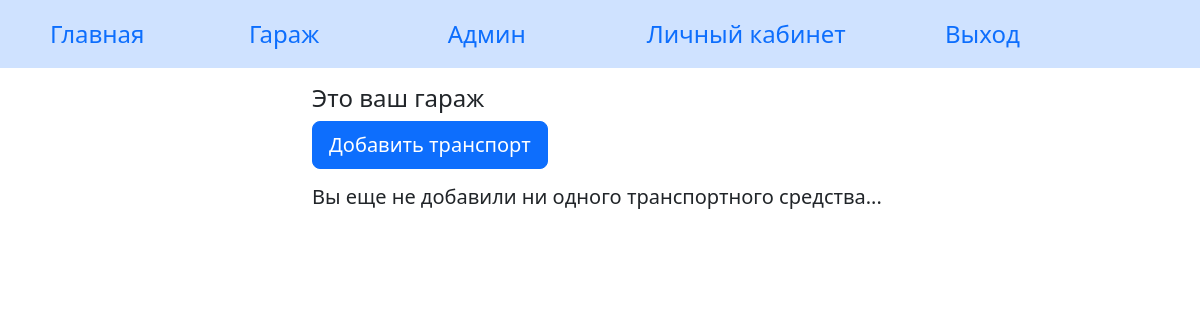
The app's page /garage/ (signed in), older data.
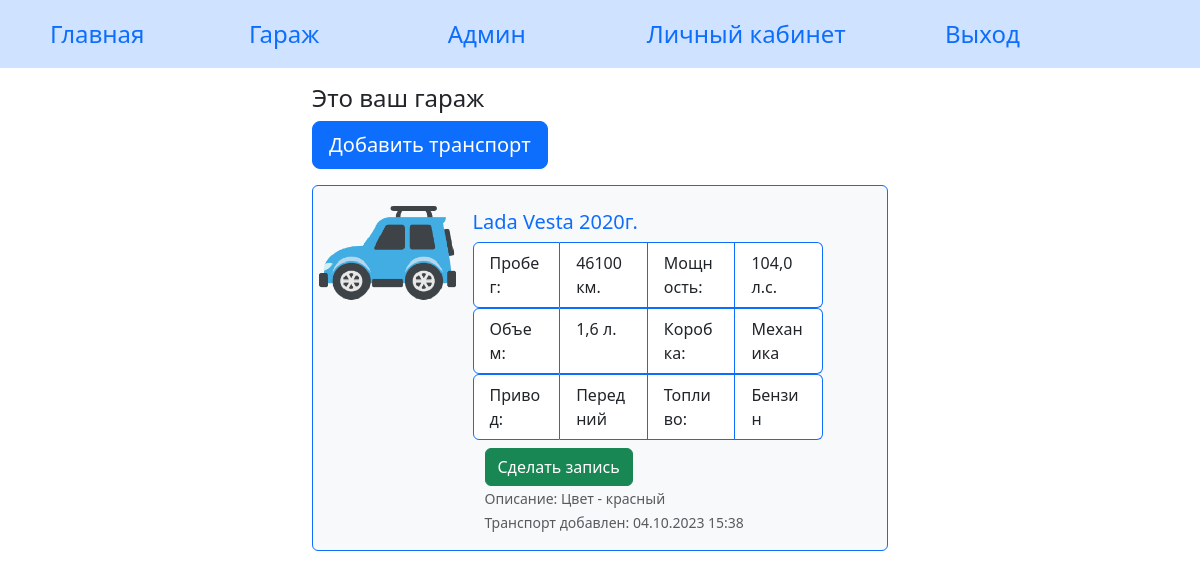
The same page, newer data.
### apps/garage/models.py (models this page shows)
class Transport(models.Model):
    class Meta:
        verbose_name = 'Транспорт'
        verbose_name_plural = 'Транспорт'
        ordering = ['brand', 'model', 'year']
    brand = models.CharField(
        null=True,
        max_length=50,
        verbose_name="Марка",
        help_text='Введите марку транспортного средства. Максимум 50 символов.'
    )
    model = models.CharField(
        null=True,
        max_length=50,
        verbose_name="Модель",
        help_text='Введите модель транспортного средства. Максимум 50 символов.'
    )
    year = models.IntegerField(
        default=datetime.now().year,
        validators=[MinValueValidator(1900), MaxValueValidator(datetime.now().year)],
        verbose_name="Год выпуска",
        help_text='Введите год выпуска транспортного средства.'
    )
    engine_volume = models.FloatField(
        null=True,
        validators=[MinValueValidator(0), MaxValueValidator(100.0)],
        verbose_name="Объем двигателя, л",
        help_text='Введите объем двигателя транспортного средства.'
    )
    engine_power = models.FloatField(
        null=True,
        validators=[MinValueValidator(0.1)],
        verbose_name="Мощность, л/с",
        help_text='Введите мощность транспортного средства.'
    )
    odometer = models.IntegerField(
        null=True,
        validators=[MinValueValidator(1)],
        verbose_name="Пробег, км",
        help_text='Введите пробег транспортного средства.'
    )
    fuel_type = models.ForeignKey(
        'FuelType',
        default=FuelType.objects.all().first().pk,
        on_delete=models.PROTECT,
        verbose_name='Топливо',
        help_text='Выберите тип топлива потребляемого транспортным средством.'
    )
    transmission_type = models.ForeignKey(
        'TransmissionType',
        default=TransmissionType.objects.all().first().pk,
        on_delete=models.PROTECT,
        verbose_name='Коробка',
        help_text='Выберите вид коробки перемены передач транспортного средства.'
    )
    drive_type = models.ForeignKey(
        'DriveType',
        default=DriveType.objects.all().first().pk,
        on_delete=models.PROTECT,
        verbose_name='Привод',
        help_text='Выберите тип привода транспортного средства.'
    )
    category = models.ForeignKey(
        'TransportCategory',
        default=TransportCategory.objects.all().first().pk,
        on_delete=models.PROTECT,
        verbose_name='Категория',
        help_text='Выберите категорию транспортного средства.'
    )
    description = models.CharField(
        null=True,
        blank=True,
        max_length=150,
        verbose_name='Описание',
        help_text='Введите описание транспортного средства.\n'
                  'Например гос. номер. Не обязательно для заполнения'
    )
    owner = models.ForeignKey(
        'auth.user',
        null=True,
        on_delete=models.SET_NULL,
        verbose_name='Владелец'
    )
    add_date = models.DateTimeField(
        auto_now_add=True,
        verbose_name='Дата добавления'
    )
    def __str__(self):
        return f"{self.brand} {self.model} {self.year}г."

class TransportCategory(models.Model):
    class Meta:
        verbose_name = 'Категория транспорта'
        verbose_name_plural = 'Категории транспорта'
    category = models.CharField(
        primary_key=True,
        max_length=20,
        verbose_name='Категория'
    )
    image = models.ImageField(
        null=True,
        blank=True,
        upload_to='images/garage/transport_cat/',
        verbose_name='Изображение'
    )
    def __str__(self):
        return self.category

class TransmissionType(models.Model):
    gearbox_type = models.CharField(
        primary_key=True,
        max_length=20,
        verbose_name='Тип КПП'
    )
    def __str__(self):
        return self.gearbox_type
    class Meta:
        verbose_name = 'Вид коробки передач'
        verbose_name_plural = 'Виды коробок передач'

class DriveType(models.Model):
    drive_type = models.CharField(
        primary_key=True,
        max_length=20,
        verbose_name='Тип привода'
    )
    def __str__(self):
        return self.drive_type
    class Meta:
        verbose_name = 'Тип привода'
        verbose_name_plural = 'Типы приводы'

class FuelType(models.Model):
    fuel_type = models.CharField(
        primary_key=True,
        max_length=20,
        verbose_name='Тип топлива'
    )
    def __str__(self):
        return self.fuel_type
    class Meta:
        verbose_name = 'Тип топлива'
        verbose_name_plural = 'Типы топлива'

### apps/garage/views.py (the view)
# urls.py: path('', GarageView.as_view(), name='garage'),
class GarageView(ListView):
    model = Transport
    context_object_name = 'transport_list'
    template_name = 'garage/garage.html'
    def get_queryset(self):
        return Transport.objects.filter(owner=self.request.user.id)

### templates/garage/garage.html (shortened to what the changed rows need)
{% extends 'base_page.html' %}
{% block content %}
    {% if request.user.is_authenticated %}
        <h4> Это ваш гараж </h4>
        <a href="{% url 'add_transport' %}">
            <button type="button" class="btn btn-primary btn-lg">
            </button>
        </a>
        {% if transport_list %}
            <div class="mt-3">
                {% for transport in transport_list %}
                    <div class="card text-bg-light mb-3 border-primary text-primary" style="max-width: 940px;">
                        <div class="row g-0">
                            <div class="col-md-3" style="padding-left: 5px;">
                                <img src="{{ transport.category.image.url }}" class="img-fluid rounded-start"
                                     alt="{{ transport.category }}">
                            </div>
                            <div class="col-md-8">
                                <div class="card-body">
                                    <h5 class="card-title mt-2"> {{ transport }} </h5>
                                    <ul class="list-group list-group-horizontal">
                                        <li class="list-group-item col-3 border-primary">Пробег:</li>
                                        <li class="list-group-item col-3 border-primary">{{ transport.odometer }} км.
                                        </li>
                                        <li class="list-group-item col-3 border-primary">Мощность:</li>
                                        <li class="list-group-item col-3 border-primary">{{ transport.engine_power }}
                                            л.с.
                                        </li>
                                    </ul>
                                    <ul class="list-group list-group-horizontal">
                                        <li class="list-group-item col-3 border-primary">Объем:</li>
                                        <li class="list-group-item col-3 border-primary">{{ transport.engine_volume }}
                                            л.
                                        </li>
                                        <li class="list-group-item col-3 border-primary">Коробка:</li>
                                        <li class="list-group-item col-3 border-primary">{{ transport.transmission_type }}</li>
                                    </ul>
                                    <ul class="list-group list-group-horizontal">
                                        <li class="list-group-item col-3 border-primary">Привод:</li>
                                        <li class="list-group-item col-3 border-primary">{{ transport.drive_type }}</li>
                                        <li class="list-group-item col-3 border-primary">Топливо:</li>
                                        <li class="list-group-item col-3 border-primary">{{ transport.fuel_type }}</li>
                                    </ul>
                                    <div class="container mt-2">
                                        <div class="row justify-content-start">
                                            <div class="col-3">
                                                <form action="{% url 'add_expense' %}" method="get">
                                                    <button type="submit" class="btn btn-success">Сделать&nbsp;запись
                                                    </button>
                                                </form>
                                            </div>
                                        </div>
                                        {% if transport.description %}
                                            <p class="card-text mb-0">
                                                <small class="text-body-secondary">Описание: {{ transport.description }}</small>
                                            </p>
                                        {% endif %}
                                        <p class="card-text"><small class="text-body-secondary">Транспорт
                                            добавлен: {{ transport.add_date|date:"d.m.Y H:i" }}</small></p>
                                    </div>
                                </div>
                            </div>
                        </div>
                    </div>
                {% endfor %}
            </div>
        {% else %}
            <h5 class="mt-3">Вы еще не добавили ни одного транспортного средства...</h5>
        {% endif %}
    {% else %}
        <h4><a href="{% url 'login' %}">Авторизуйтесь</a>, чтобы получить доступ к странице гаража </h4>
    {% endif %}
{% endblock content %}

Row changes from the older to the newer data that the page shows:
added Transport: category.image (picture)
Text that changed along with them:
text no longer shown: "Вы еще не добавили ни одного транспортного средства..."
